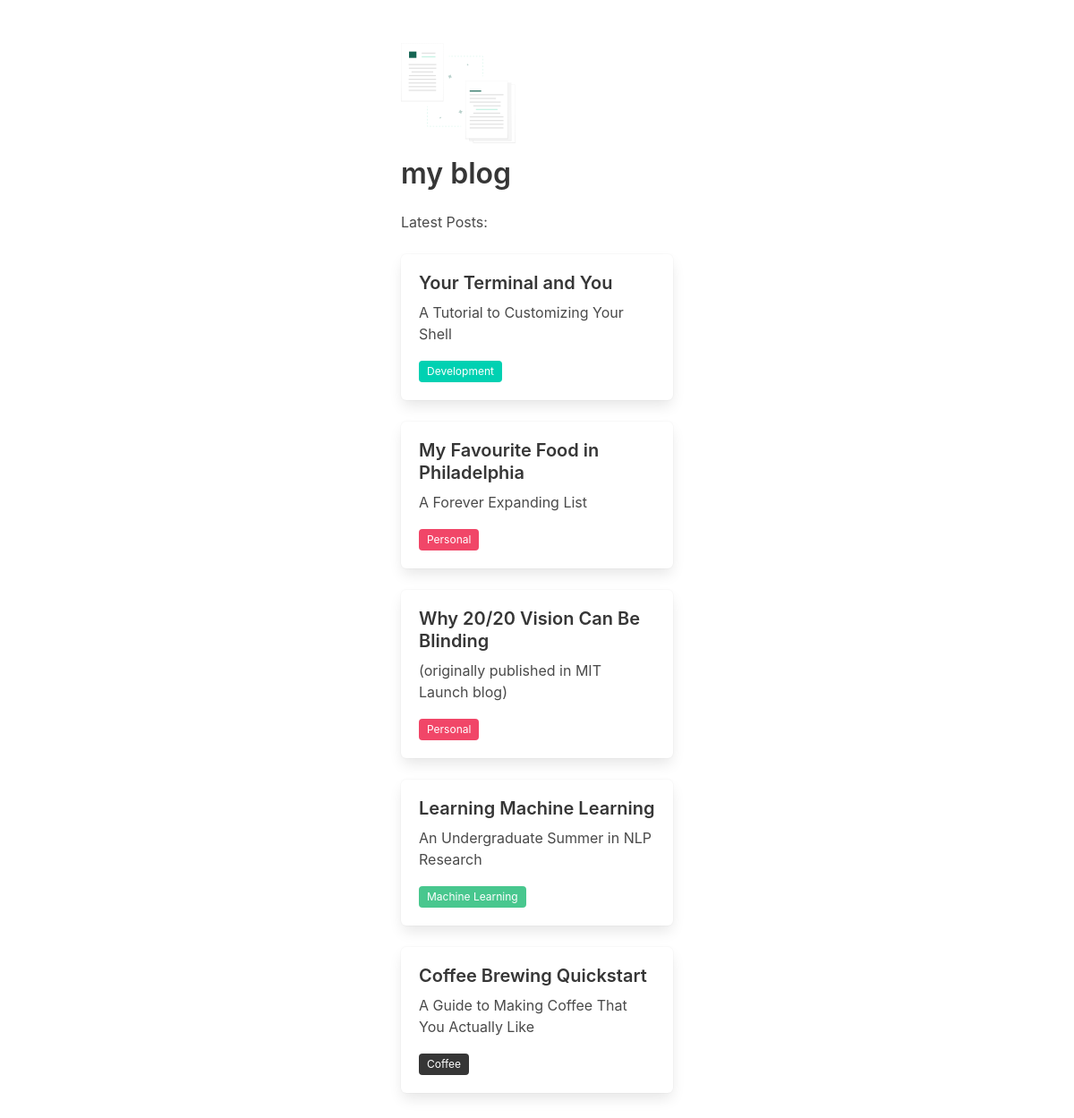
Screenshot of /blog/ with the database file from the repository.
### blog/models.py (models this page shows)
class Post(models.Model):
    id = models.CharField(max_length=50, primary_key=True)
    title = models.CharField(max_length=100)
    subtitle = models.CharField(max_length=100)
    body = models.TextField()
    category = models.ForeignKey(Category, on_delete=models.DO_NOTHING)
    class Meta:
        db_table = 'Post'

class Category(models.Model):
    name = models.CharField(max_length=100)
    bulma_color = models.CharField(max_length=50, null=True, blank=True)
    class Meta:
        db_table = 'Category'

### blog/views.py (the view)
# urls.py: path('blog/', blog, name='blog'),
def blog(request):
    posts = Post.objects.all()
    return render(request, 'blog.html', {'posts': posts })

### kirubarajan/templates/blog.html (shortened to what this page needs)
{% extends 'base.html' %}
{% load static %}
{% block content %}
  <section class="section">
    <div class="container">
      <div class="columns">
        <div class="column is-one-fourth"> </div>
        <div class="column">
          <figure class="image is-128x128">
            <img src="{% static 'img/papers.svg' %}">
          </figure>
            <h1 class="title"> my blog </h1>
            <p>Latest Posts:</p>
            <br>
              {% for post in posts %}
              <a href="/post/{{post.id}}" >
                <div class="box">
                  <article class="media">
                    <div class="media-content">
                      <div class="content">
                          <p style="margin-bottom: 0.5rem" class="subtitle"> <strong> {{ post.title }} </strong> </p>
                          <p> {{ post.subtitle }} </p>
                          <span class="tag is-{{ post.category.bulma_color }}"> {{ post.category.name }} </span> <br>
                      </div>
                    </div>
                  </article>
                </div>
              </a> <br>
              {% endfor %}
        </div>
        <div class="column is-one-fourth"> </div>
      </div>
    </div>
  </section>
{% endblock %}

### rows the page displays
Post: title "Your Terminal and You", subtitle "A Tutorial to Customizing Your Shell", category.name "Development"
Post: title "My Favourite Food in Philadelphia", subtitle "A Forever Expanding List", category.name "Personal"
Post: title "Why 20/20 Vision Can Be Blinding", subtitle "(originally published in MIT Launch blog)", category.name "Personal"
Post: title "Learning Machine Learning", subtitle "An Undergraduate Summer in NLP Research", category.name "Machine Learning"
Post: title "Coffee Brewing Quickstart", subtitle "A Guide to Making Coffee That You Actually Like", category.name "Coffee"
